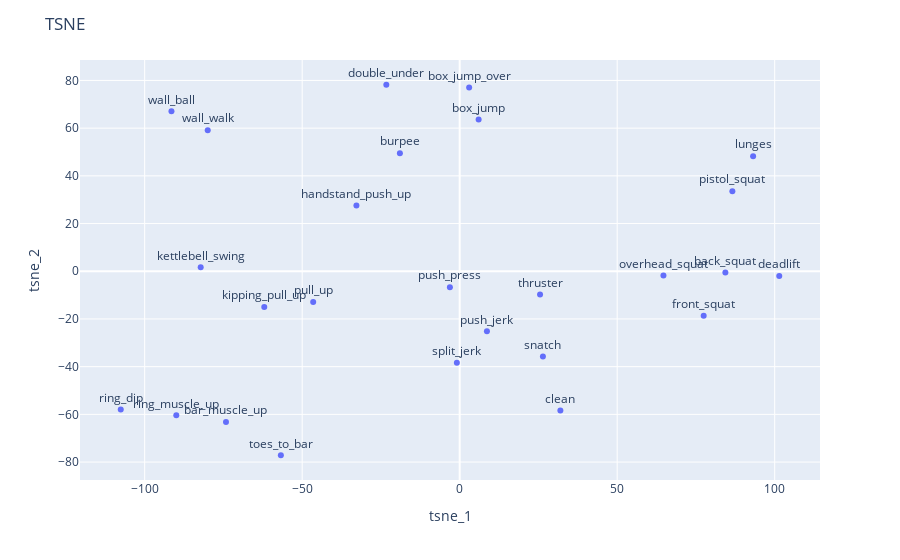

Notebook source saved alongside this figure:
### Code cell
visualize_embeddings(embeddings, method="tsne")

### Figure 1 — Plotly figure (JSON) as saved in the notebook; plotly's stock layout.template omitted (floating-point values rounded to 4 significant figures)
{"data": [{"hovertemplate": "tsne_1=%{x}<br>tsne_2=%{y}<br>labels=%{text}<extra></extra>", "legendgroup": "", "marker": {"color": "#636efa", "symbol": "circle"}, "mode": "markers+text", "name": "", "orientation": "v", "showlegend": false, "text": ["clean", "snatch", "deadlift", "back_squat", "front_squat", "overhead_squat", "push_press", "push_jerk", "split_jerk", "thruster", "pull_up", "toes_to_bar", "bar_muscle_up", "ring_muscle_up", "handstand_push_up", "pistol_squat", "kipping_pull_up", "ring_dip", "wall_walk", "wall_ball", "box_jump_over", "lunges", "kettlebell_swing", "burpee", "double_under", "box_jump"], "textposition": "top center", "type": "scatter", "x": [31.97, 26.42, 101.4, 84.34, 77.46, 64.69, -3.105, 8.652, -0.8928, 25.51, -46.5, -56.77, -74.19, -89.96, -32.78, 86.56, -62.03, -107.6, -79.99, -91.5, 3.007, 93.15, -82.22, -18.98, -23.29, 6.017], "xaxis": "x", "y": [-58.43, -35.76, -2.008, -0.5034, -18.66, -1.82, -6.67, -25.19, -38.32, -9.774, -12.9, -77.14, -63.2, -60.38, 27.56, 33.56, -14.95, -57.93, 59.14, 67.05, 77.01, 48.25, 1.671, 49.5, 78.2, 63.61], "yaxis": "y"}], "layout": {"legend": {"tracegroupgap": 0}, "margin": {"t": 60}, "title": {"text": "TSNE"}, "xaxis": {"anchor": "y", "domain": [0, 1], "title": {"text": "tsne_1"}}, "yaxis": {"anchor": "x", "domain": [0, 1], "title": {"text": "tsne_2"}}}}
